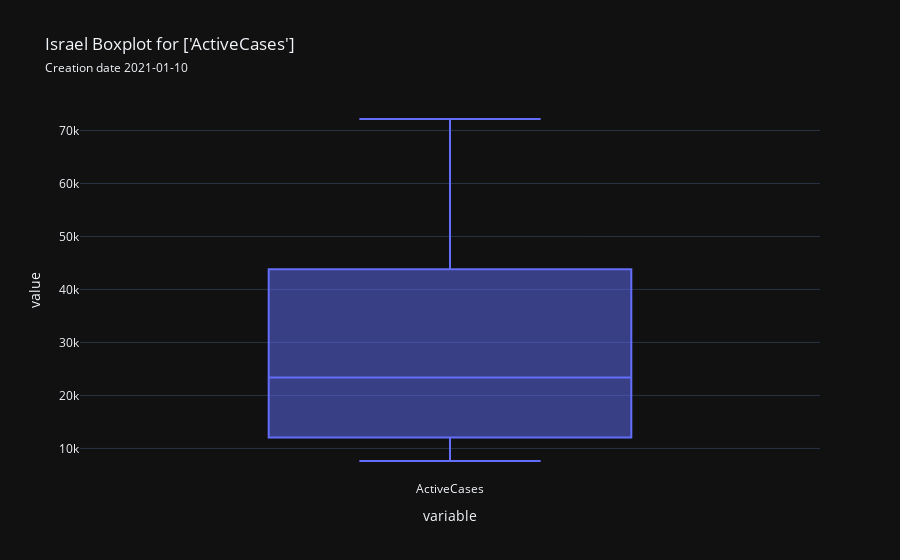

Notebook code for this chart:
### Markdown cell above
#### Measures Boxplot

### Code cell
country.boxplot(['ActiveCases'], save=True)

### Figure 1 — Plotly figure (JSON) as saved in the notebook; plotly's stock layout.template omitted (floating-point values rounded to 4 significant figures; data arrays with more than 128 entries replaced by an {"elided": "..."} marker saying what was removed)
{"data": [{"alignmentgroup": "True", "hovertemplate": "variable=%{x}<br>value=%{y}<extra></extra>", "legendgroup": "", "marker": {"color": "#636efa"}, "name": "", "notched": false, "offsetgroup": "", "orientation": "v", "quartilemethod": "exclusive", "showlegend": false, "type": "box", "x": {"elided": "146 str values"}, "x0": " ", "xaxis": "x", "y": {"elided": "146 int values"}, "y0": " ", "yaxis": "y"}], "layout": {"boxmode": "group", "legend": {"tracegroupgap": 0}, "title": {"text": "Israel Boxplot for ['ActiveCases']<br><span style='font-size: 12px;'>Creation date 2021-01-10</span>"}, "xaxis": {"anchor": "y", "domain": [0.0, 1.0], "title": {"text": "variable"}}, "yaxis": {"anchor": "x", "domain": [0.0, 1.0], "title": {"text": "value"}}}}
